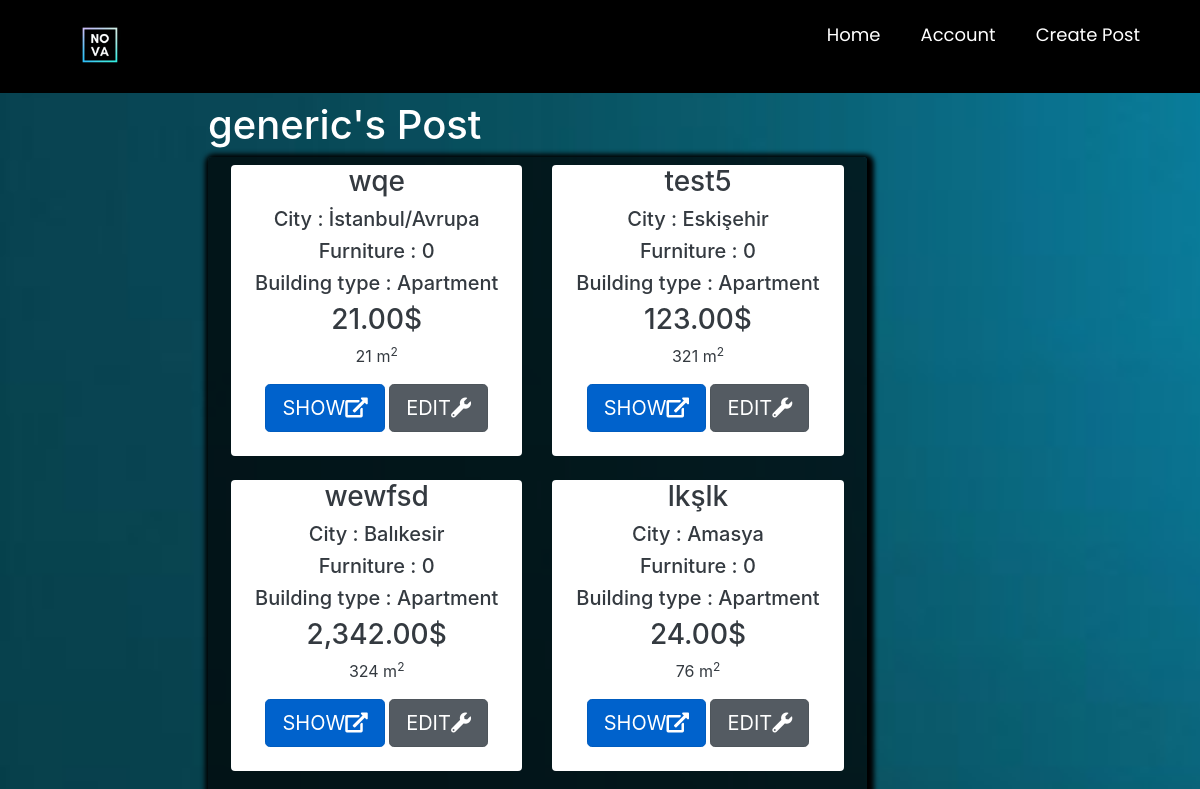
The page /listaddedposts/ (signed in, upper part) on the database as committed earlier.
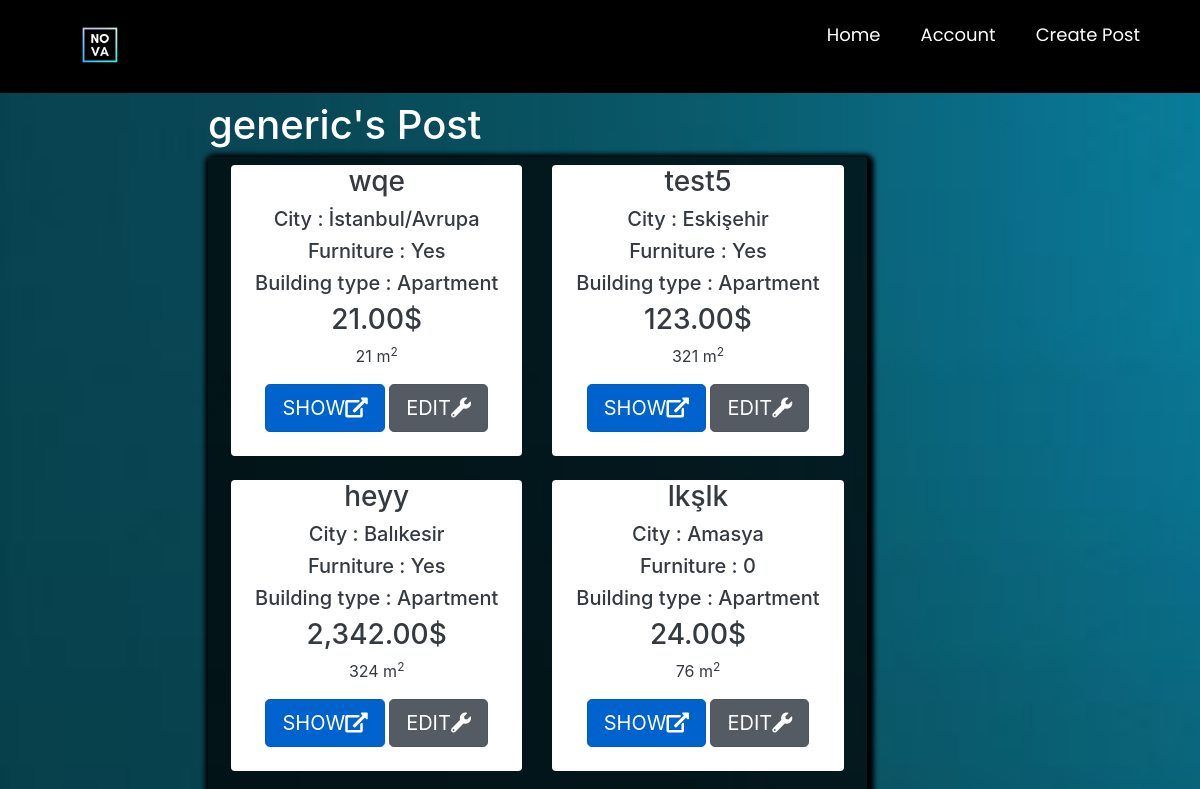
The same page on the database as committed later.
### main/models.py (models this page shows, shortened)
class Post(models.Model):
    ouruser = models.ForeignKey(ourUser, null=True, on_delete=models.CASCADE)
    post_title = models.CharField(max_length=255,null=True)
    post_description = models.TextField()
    price = models.DecimalField(decimal_places=2 , max_digits=12)
    location = models.CharField(max_length=255,null=True,choices=city)
    postType = models.CharField(choices=RorS , max_length=50, null=True , default='For Sale')
    floor = models.DecimalField(decimal_places=0 , max_digits=3 ,null=True)
    building_age = models.DecimalField(decimal_places=0, max_digits=2 , null=True)
    area = models.DecimalField(decimal_places=0,max_digits=4 ,null=True)
    isFurniture = models.CharField(choices=Furniture ,null=True,max_length=50,default="No")
    building_type = models.CharField(choices=b_types ,null=True ,max_length=50)
    room = models.DecimalField(decimal_places=0 , max_digits=3 ,null=True)

### main/views.py (the view)
# urls.py: path('listaddedposts/',views.listaddedposts, name="listaddedposts" ),
@login_required
def listaddedposts(request):
    fuser = ourUser.objects.get(user_id=request.user.id)
    posts = Post.objects.all().filter(ouruser=fuser)
    mydict  =  { 'posts':posts , 'fuser':fuser}
    return render(request, 'main/listaddedposts.html',context = mydict)

### main/templates/main/listaddedposts.html (shortened to what this page needs)
{% extends 'main/mainpage.html' %}
{% load static %}
{% load humanize %}
{% block content %}
<head>
    <link href="//maxcdn.bootstrapcdn.com/bootstrap/4.1.1/css/bootstrap.min.css" rel="stylesheet" id="bootstrap-css">
    <link rel="stylesheet" href="https://stackpath.bootstrapcdn.com/bootstrap/4.1.3/css/bootstrap.min.css"
>
    <link rel="stylesheet" href="https://use.fontawesome.com/releases/v5.3.1/css/all.css"
>
</head>
<div style="margin-left: 17%">
<div class="container p-1 my-1 text-white rounded">
    <h1>{{fuser.first_name}}'s Post</h1>
<div class="col-md-8 rounded" style=" box-shadow: 2px 2px 5px 5px #000000;background-color: rgba(0,0,0,0.7)">
            <div class="row p-2 my-2">
                {% if posts %}
                {% for i in posts %}
                <div class="col-md-6 ">
                    <div class="container-fluid bg-white rounded text-dark" style="text-align:center;">
                        <h3>{{ i.post_title }}</h3>
                        <h5>City : {{ i.location }}</h5>
                        <h5>Furniture : {{ i.isFurniture }}</h5>
                        <h5>Building type : {{ i.building_type }}</h5>
                        <h3>{{ i.price|intcomma }}$</h3>
                        <p class="descroption">{{i.area}} m<sup>2</sup></p>
                        <a href="{% url 'product_details' i.id %}" class="btn btn-primary btn-lg active" role="button"
                           aria-pressed="true">SHOW<i class="fas fa-external-link-alt"></i></a>
                         <a href="{% url 'editpost' i.id %}" class="btn btn-secondary btn-lg active" role="button"
                           aria-pressed="true">EDIT<i class="fas fa-wrench"></i></i></a>
                        <br><br>
                    </div>
                    <br>
                </div>
                {% endfor %}
                 {%else%}
                <h3>You dont have any post yet</h3>
                <h2>If you want to post <a href="{% url 'createpost' %}">click here</a></h2>
                {% endif %}
            </div>
        </div>
</div>
    </div>
{% endblock %}

Rows that differ between the two databases and show on the page:
changed Post "wqe": isFurniture "0" → "Yes"
changed Post "test5": isFurniture "0" → "Yes"
changed Post "Balıkesir": post_title "wewfsd" → "heyy"; isFurniture "0" → "Yes"
